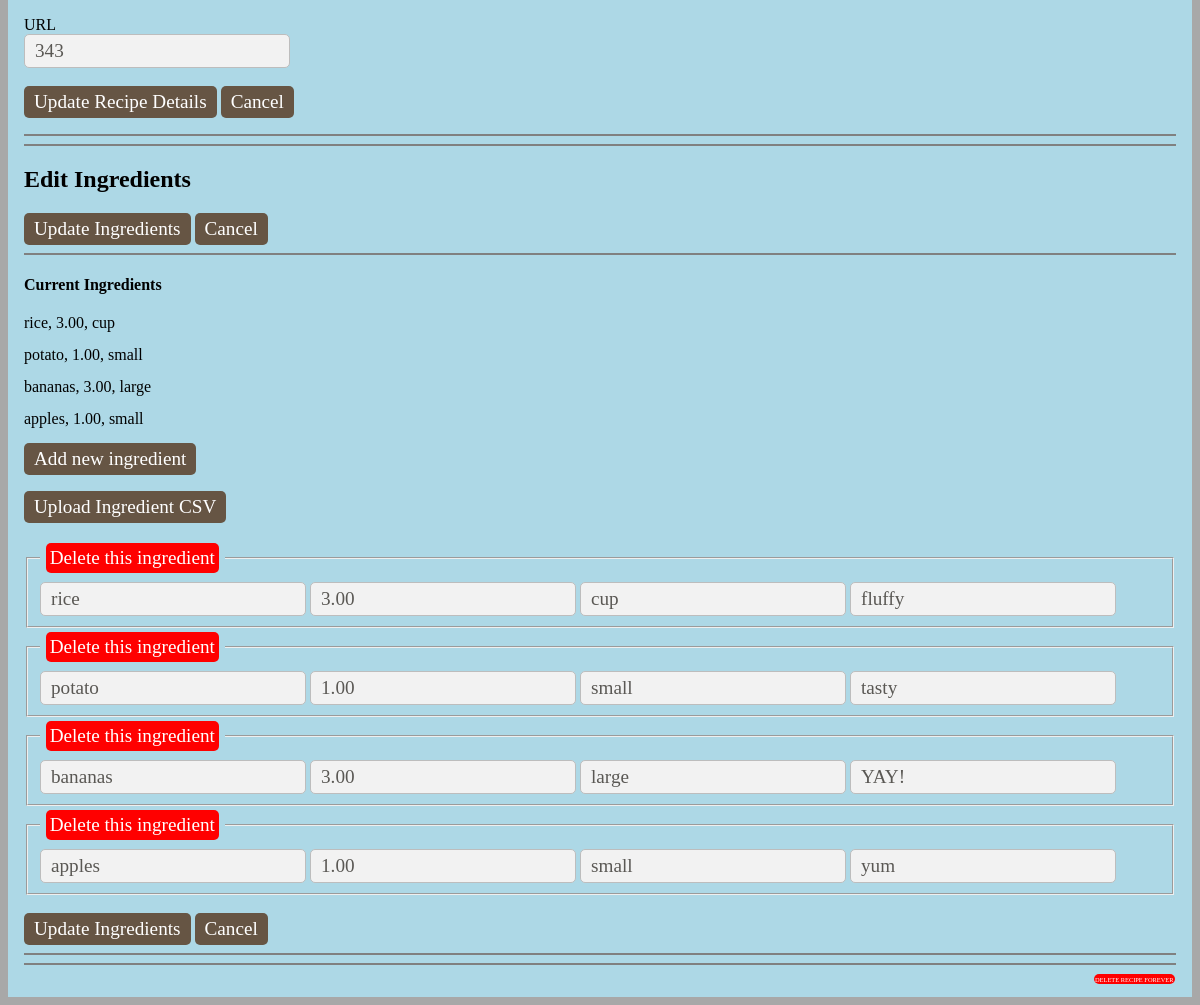
/menu/113/editrecipe (lower part), run on an earlier commit of the app's database.
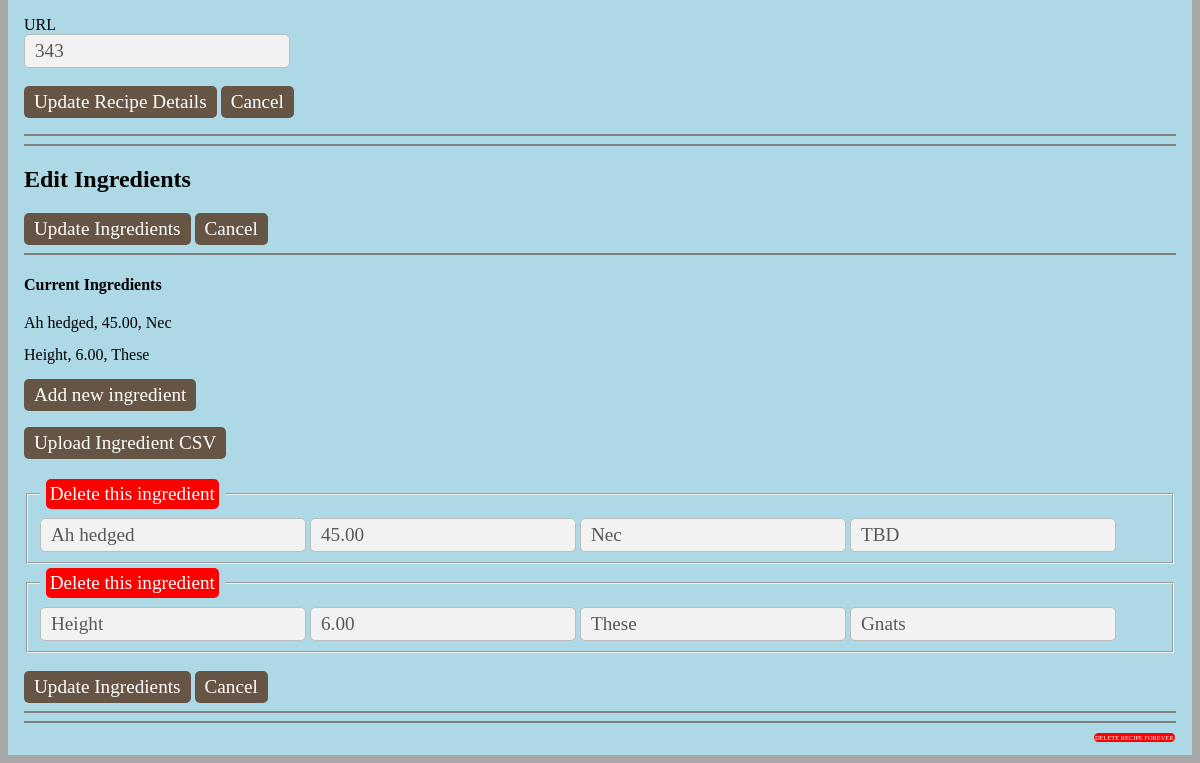
And on a later commit of the database.
### menu/models.py (models this page shows, shortened)
class Recipe(models.Model):
    id = models.AutoField(primary_key=True)
    name = models.CharField(max_length=80, unique=True)
    prepMethod = models.CharField(max_length=30, null=True, blank=True)
    temperature = models.CharField(max_length=10, null=True, blank=True)
    directions = models.TextField(null=True)
    source = models.CharField(max_length=1000, null=True, blank=True)
    servings = models.IntegerField(default=0)
    prepTime = models.IntegerField(default=0)
    cookTime = models.IntegerField(default=0)
    enabled = models.BooleanField(default=True)
    class Meta:
        ordering = ('name', )

class Ingredient(models.Model):
    id = models.AutoField(primary_key=True)
    recipe = models.ForeignKey(Recipe)
    name = models.CharField(max_length=80, null=False)
    comment = models.CharField(max_length=80, null=True, blank=True)
    amount = models.DecimalField(max_digits=10, decimal_places=2, default=0.0)
    unit = models.CharField(max_length=30, null=True, blank=True)
    class Meta:
        ordering = ('id', )
        unique_together = ('name', 'recipe', 'amount', 'unit',)

### menu/views.py (the view)
# urls.py: url(r'^(?P<pk>[0-9]+)/editrecipe$', views.EditRecipe.as_view(), name='editrecipe'),
class EditRecipe(generic.DetailView):
    model = Recipe
    template_name = 'menu/editrecipe.html'
    def get_queryset(self):
        return Recipe.objects.all()

### menu/templates/menu/editrecipe.html (shortened to what this page needs)
{% load staticfiles %}
{% load menu_extras %}
{% include "menu/stylesheets.html" %}
<div id="content">
    <form action="{% url 'menu:updaterecipe' recipe.id %}" method="post">
        Name<br><input type=text name="name" value="{{ recipe.name }}" id="text"><br><br>
        Prep Method<br><input type=text name="method" value="{{ recipe.prepMethod }}" id="text"><br><br>
        Temperature<br><input type=text name="temp" value="{{ recipe.temperature }}" id="text"><br><br>
        Prep Time (minutes)<br><input type=text name="prep" value="{{ recipe.prepTime }}" id="text"><br><br>
        Cook Time (minutes)<br><input type=text name="cook" value="{{ recipe.cookTime }}" id="text"><br><br>
        Servings<br><input type=text name="serves" value="{{ recipe.servings }}" id="text"><br><br>
        Directions (Use <a target="blank" href="https://en.wikipedia.org/wiki/Markdown#Example">Markdown</a> like all the cool kids)<br><textarea name="directions" ROWS=15 COLS=35>{{ recipe.directions }}</textarea><br><br>
        URL<br><input type=text name="source" value="{{ recipe.source }}" id="text"><br><br>
        <input type=submit value="Update Recipe Details" id="submit"/>
        <a class="button" href="{% url 'menu:recipedetails' recipe.id %}">Cancel</a>
    </form>
    <hr noshade><hr noshade>
    <h2>Edit Ingredients</h2>
    <input type=submit value="Update Ingredients" id="submit">
    <a class="button" href="{% url 'menu:recipedetails' recipe.id %}">Cancel</a>
    <hr noshade>
    <form action="{% url 'menu:updateingredient' recipe.id %}" method="post">
        <h4>Current Ingredients</h4>
            {% for i in recipe.ingredient_set.all %}
                <ul>
                    <li id="nospace">{{ i.name }}, {{ i.amount }}, {{ i.unit }}</li>
                </ul>
            {% endfor %}
        <p><a class="button" href="{% url 'menu:addingredient' recipe.id %}" method="post">Add new ingredient</a></p>
        <p><a class="button" href="{% url 'menu:uploadrecipe' %}" method="post">Upload Ingredient CSV</a></p>
        {% for i in recipe.ingredient_set.all %}
            <fieldset name = "{{i.id}},ingredients">
                <legend><a class="button" id="delete" href="{% url 'menu:deleteingredient' i.id %}" method="post">Delete this ingredient</a></legend>
                <input type=text value="{{ i.name }}" name="{{i.id}},name">
                <input type=text value="{{ i.amount }}" name="{{i.id}},amount">
                <input type=text value="{{ i.unit}}" name="{{i.id}},unit">
                <input type=text value="{{ i.comment }}" name="{{i.id}},comment">
            </fieldset>
        {% endfor %}
        <br>
        <input type=submit value="Update Ingredients" id="submit">
        <a class="button" href="{% url 'menu:recipedetails' recipe.id %}">Cancel</a>
        <hr noshade><hr noshade>
        <a class="button" id="deleteforever" href="{% url 'menu:deleterecipeforever' recipe.id %}">DELETE RECIPE FOREVER</a>
    </form>
</div>

### menu/templates/menu/stylesheets.html (shortened to what this page needs)
{% load staticfiles %}
<link rel="stylesheet" type="text/css" media="only screen" href="{% static 'menu/css/style.css' %}" />

### menu/static/menu/css/style.css (style rules this page uses)
* { font-family: Palatino,"Palatino Linotype","Palatino LT STD","Book Antiqua",Georgia,serif; }
input { font-size: 1.2em; color: #5a5854; background-color: #f2f2f2; border: 1px solid #bdbdbd; border-radius: 5px; padding: 5px 10px 5px 10px; display: inline-block; }
input[type="text"] { font-size: 1.2em; width: auto; background: #f2f2f2 }
input#submit { color: #ffffff; background-color: #665544; border: none; border-radius: 5px; }
ul { list-style:none; padding-left:0; }
li { line-height: 2em; }
li#nospace { line-height: 1em; }
.button { display: inline-block; background-color: #665544; border-radius: 5px; color: white; text-decoration: none; font-size: 1.2em; padding: 5px 10px 5px 10px; }
.button#delete { background-color: red; padding: .2em; text-align: center; margin: .2em; display: inline block; text-size: 1em; }
.button#deleteforever { background-color: red; float:right; padding: .2em; text-align: center; margin: .2em; display: inline block; font-size: .4em; }
#content { display: block; background:lightblue; padding: 1em; white-space: wrap; }

What changed in the data, as far as the page shows it:
removed Ingredient: name "rice", amount "3.00", unit "cup", comment "fluffy"
removed Ingredient: name "potato", amount "1.00", unit "small", comment "tasty"
removed Ingredient: name "bananas", amount "3.00", unit "large", comment "YAY!"
removed Ingredient: name "apples", amount "1.00", unit "small", comment "yum"
added Ingredient: name "Ah hedged", amount "45.00", unit "Nec", comment "TBD"
added Ingredient: name "Height", amount "6.00", unit "These", comment "Gnats"
